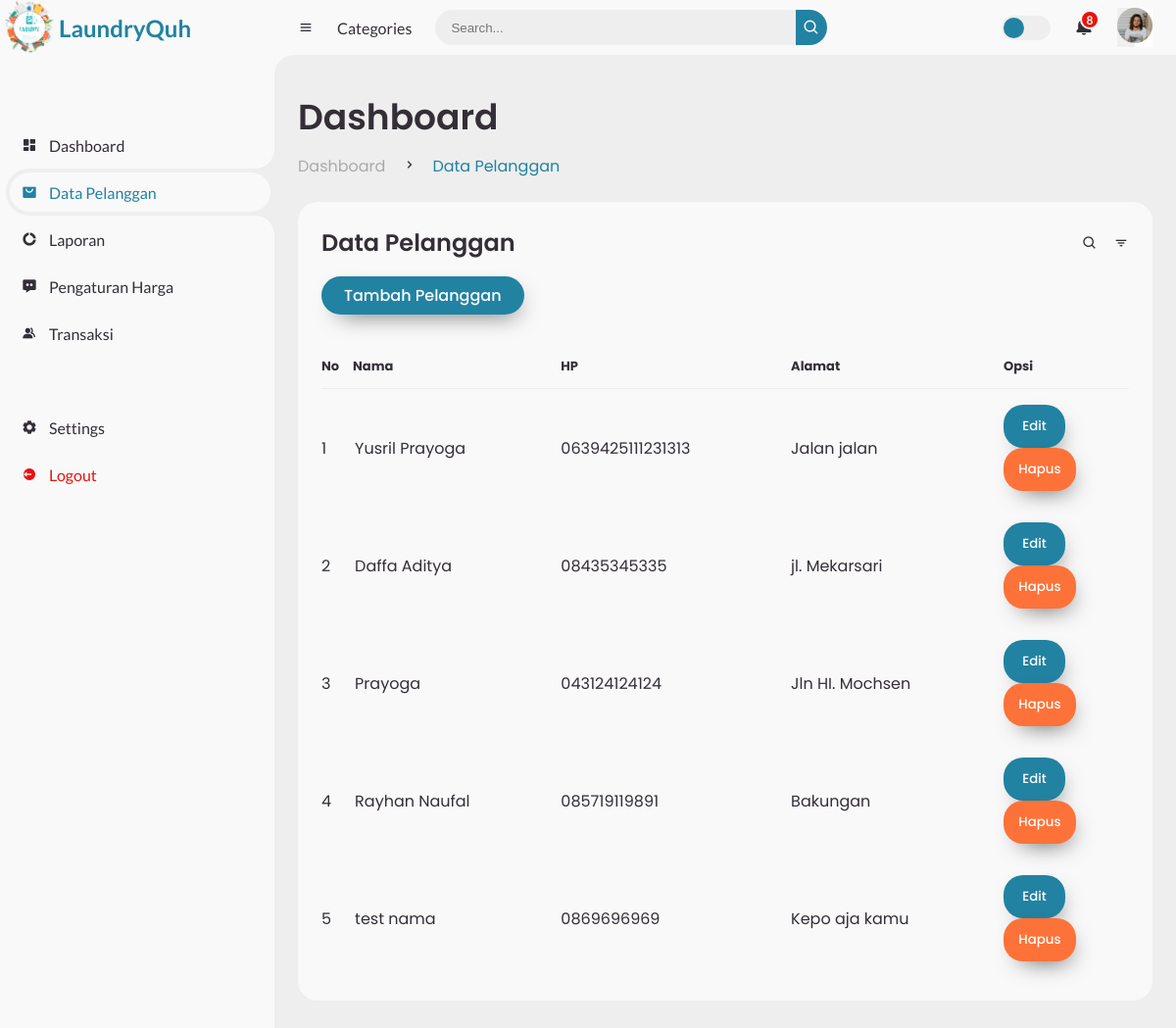
The app's page /backend/pelanggan.php (signed in) with its own data.
### tables this page shows
CREATE TABLE `pelanggan` (
  `pelanggan_id` int(11) NOT NULL,
  `pelanggan_nama` varchar(255) NOT NULL,
  `pelanggan_hp` varchar(20) NOT NULL,
  `pelanggan_alamat` text NOT NULL
);

### backend/pelanggan.php (the view, shortened to what this page needs)
<!DOCTYPE html>
<html lang="en">
<head>
	<link href='https://unpkg.com/boxicons@2.0.9/css/boxicons.min.css' rel='stylesheet'>
	<link rel="stylesheet" href="css/dashboard.css">
</head>
<body>
	<section id="sidebar">
		<a href="index.html" class="brand">
			<img width="60px" src="../images/icon.png" alt="LaundryQuh">
			<span class="text">LaundryQuh</span>
		</a>
		<ul class="side-menu top">
			<li>
				<a href="index.php">
					<i class='bx bxs-dashboard' ></i>
					<span class="text">Dashboard</span>
				</a>
			</li>
			<li class="active">
				<a href="pelanggan.php">
					<i class='bx bxs-shopping-bag-alt' ></i>
					<span class="text">Data Pelanggan</span>
				</a>
			</li>
			<li>
				<a href="laporan.php">
					<i class='bx bxs-doughnut-chart' ></i>
					<span class="text">Laporan</span>
				</a>
			</li>
			<li>
				<a href="harga.php">
					<i class='bx bxs-message-dots' ></i>
					<span class="text">Pengaturan Harga</span>
				</a>
			</li>
			<li>
				<a href="transaksi.php">
					<i class='bx bxs-group' ></i>
					<span class="text">Transaksi</span>
				</a>
			</li>
		</ul>
		<ul class="side-menu">
			<li>
				<a href="setting.php">
					<i class='bx bxs-cog' ></i>
					<span class="text">Settings</span>
				</a>
			</li>
			<li>
				<a href="logout.php?logout" class="logout">
					<i class='bx bxs-log-out-circle' ></i>
					<span class="text">Logout</span>
				</a>
			</li>
		</ul>
	</section>
	<section id="content">
		<nav>
			<i class='bx bx-menu' ></i>
			<a href="#" class="nav-link">Categories</a>
			<form action="#">
				<div class="form-input">
					<input type="search" placeholder="Search...">
					<button type="submit" class="search-btn"><i class='bx bx-search' ></i></button>
				</div>
			</form>
			<label for="switch-mode" class="switch-mode"></label>
			<a href="#" class="notification">
				<span class="num">8</span>
			</a>
			<div class="dropdown">
				<button class="dropbtn"><img src="img/people.png"></button>
			  </div>
		</nav>
		<main>
			<div class="head-title">
				<div class="left">
					<h1>Dashboard</h1>
					<ul class="breadcrumb">
						<li>
							<a href="#">Dashboard</a>
						</li>
						<li><i class='bx bx-chevron-right' ></i></li>
						<li>
							<a class="active" href="#">Data Pelanggan</a>
						</li>
					</ul>
				</div>
			</div>
			<div class="table-data">
				<div class="order">
					<div class="head">
						<h3>Data Pelanggan</h3>
						<i class='bx bx-search' ></i>
						<i class='bx bx-filter' ></i>
					</div>
					<a href="edit.php?action=add" class="btn-tambah">
						<span class="text">Tambah Pelanggan</span>
					</a>
					<table>
						<thead>
							<tr>
                                <th>No</th>
								<th>Nama</th>
                                <th>HP</th>
								<th>Alamat</th>
								<th>Opsi</th>
							</tr>
						</thead>
						<tbody>
						<?php
							$no = 1;
							include 'koneksi.php';
							$query = "SELECT * FROM pelanggan";
							$hasil_mysql = mysqli_query($con, $query);
							while ($baris = mysqli_fetch_row($hasil_mysql)) {
								$nama = $baris[1];
								$no_hp = $baris[2];
								$alamat = $baris[3];
								?>
								<tr>
									<td><?php echo $no++ ?> </td>
									<td><p><?php echo $nama ?></p></td>
									<td><?php echo $no_hp ?></td>
									<td><?php echo $alamat ?></td>
									<td>
									<form action="edit.php" method="GET">
										<a><button style="padding: 12px 15%;" type="submit" name="action" value="edit" class="edit">Edit</button></a>
										<a><button style="padding: 12px 12%;" type="submit" onclick="return confirm('Are you sure want to delete ?')" name="action" value="delete" class="hapus">Hapus</button></a>
									</form>
									</td>
								</tr>
								<?php
							}
						?>
						</tbody>
					</table>
				</div>
			</div>
		</main>
	</section>
</body>
</html>

### records on screen
pelanggan: pelanggan_nama "Yusril Prayoga", pelanggan_hp "0639425111231313", pelanggan_alamat "Jalan jalan"
pelanggan: pelanggan_nama "Daffa Aditya", pelanggan_hp "08435345335", pelanggan_alamat "jl. Mekarsari"
pelanggan: pelanggan_nama "Prayoga", pelanggan_hp "043124124124", pelanggan_alamat "Jln HI. Mochsen"
pelanggan: pelanggan_nama "Rayhan Naufal", pelanggan_hp "085719119891", pelanggan_alamat "Bakungan"
pelanggan: pelanggan_nama "test nama", pelanggan_hp "0869696969", pelanggan_alamat "Kepo aja kamu"
